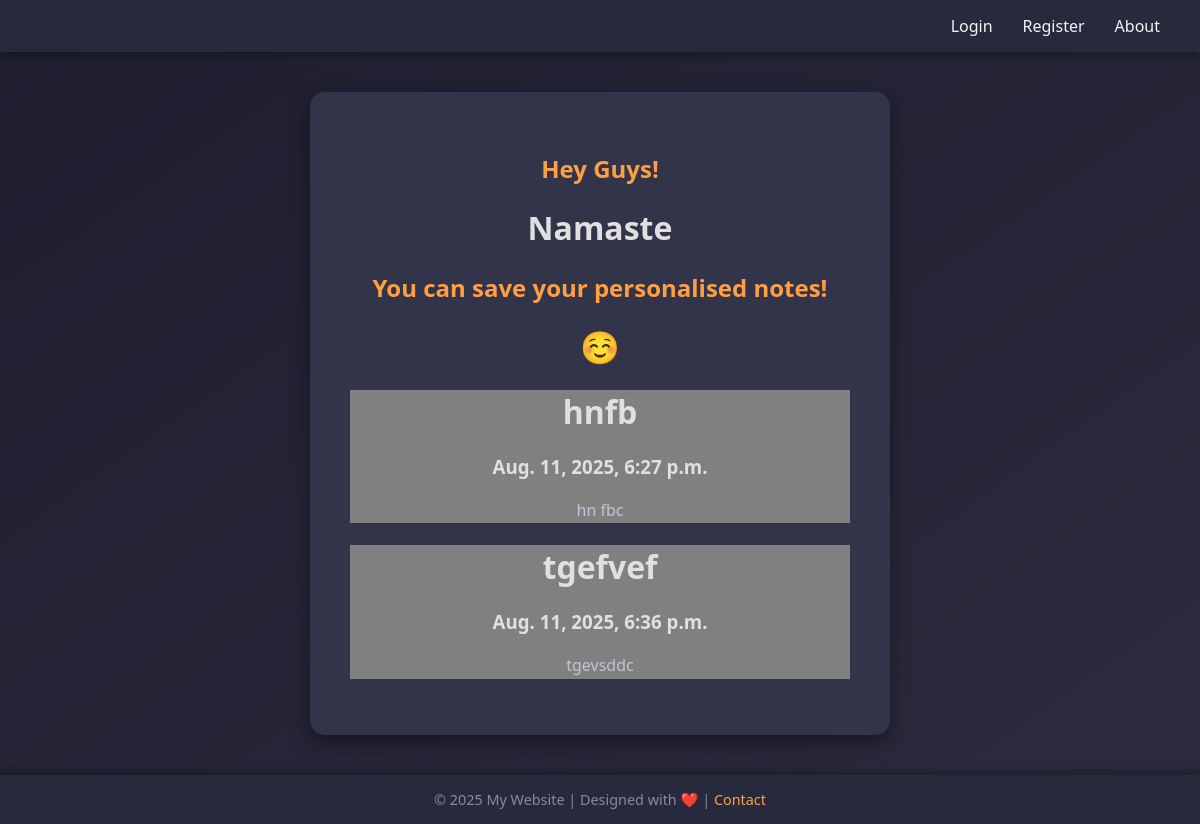
The app's page /notes/, older data.
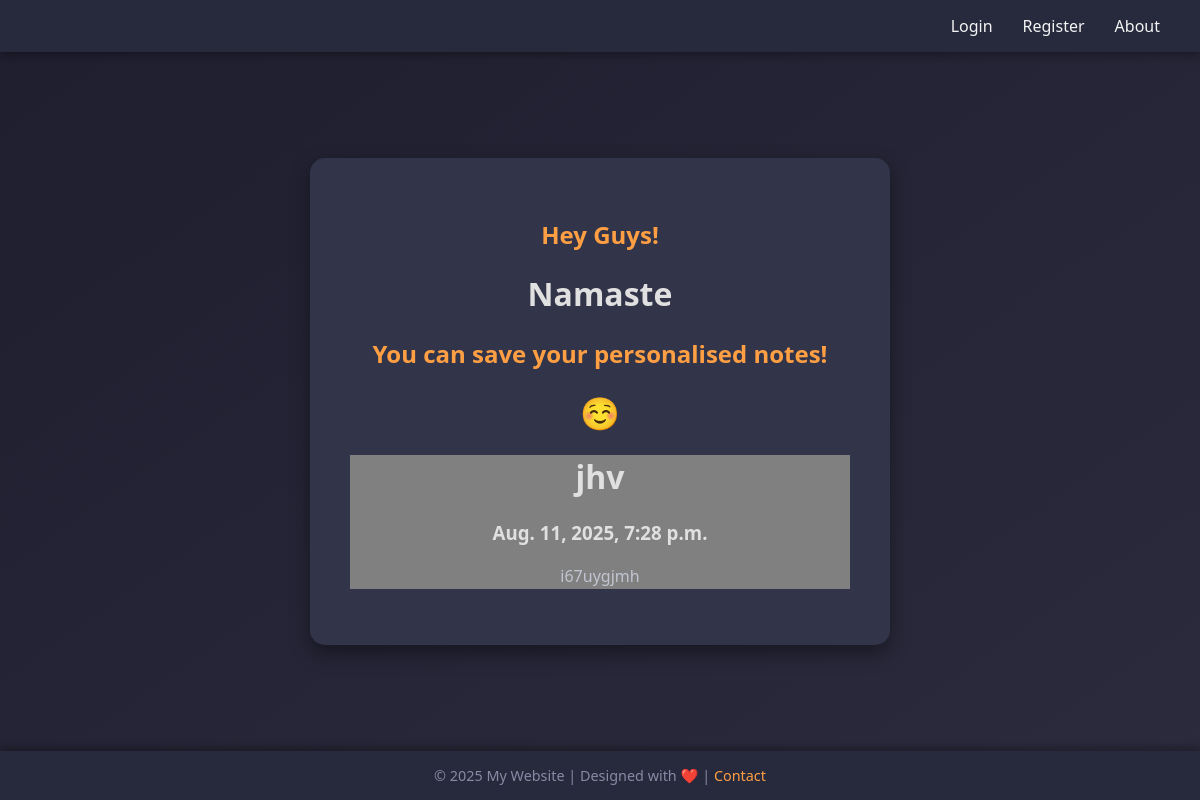
The same page, newer data.
### notes/models.py (models this page shows, shortened)
class Notes(models.Model):
    title=models.CharField(max_length=50)
    content=models.TextField()
    date=models.DateTimeField(default=timezone.now)
    user = models.ForeignKey(User, on_delete=models.CASCADE)

### notes/views.py (the view)
# urls.py: 2. Add a URL to urlpatterns:  path('', views.home, name='home')
def home(request):
    notes=Notes.objects.all()
    return render(request, 'home.html', {'notes':notes})

### templates/home.html (shortened to what this page needs)
{% extends 'base.html' %}
{% block content %}
<h2>Hey Guys!</h2>
<h1>Namaste</h1>
<h2>You can save your personalised notes!</h2>
<h1>☺️</h1>
{% for note in notes %}
<div style="background-color: grey;">
<h1>{{note.title}}</h1>
<h3>{{note.date}}</h3>
<p>{{note.content}}</p>
</div>
{% endfor %}
{% endblock %}

### templates/base.html (shortened to what this page needs)
{% load static %}
<!DOCTYPE html>
<html lang="en">
<head>
    <link rel="stylesheet" href="{% static 'style.css' %}">
</head>
<body>
    <nav>
        <a href="{% url 'notes:login' %}">Login</a>
        <a href="{% url 'notes:register' %}">Register</a>
        <a href="{% url 'notes:about' %}">About</a>
    </nav>
    <main>
        <div class="content-box">
            {% block content %} {% endblock %}
        </div>
    </main>
    <footer>
        &copy; 2025 My Website | Designed with ❤️ | <a href="#">Contact</a>
    </footer>
</body>
</html>

### static/style.css (style rules this page uses)
body { margin: 0; font-family: 'Segoe UI', Tahoma, Geneva, Verdana, sans-serif; background: linear-gradient(145deg, #1e1e2f, #2b2b3d); color: #e0e0e0; display: flex; flex-direction: column; min-height: 100vh; }
nav { background: #27293d; padding: 15px 40px; display: flex; justify-content: flex-end; align-items: center; box-shadow: 0 4px 8px rgba(0,0,0,0.3); }
nav a { color: #f3f3f3; text-decoration: none; margin-left: 30px; font-weight: 500; transition: color 0.3s ease; }
main { flex: 1; display: flex; justify-content: center; align-items: center; padding: 40px; }
.content-box { background: #32344a; padding: 40px; border-radius: 15px; max-width: 500px; width: 100%; text-align: center; box-shadow: 0 8px 20px rgba(0,0,0,0.4); }
.content-box h2 { color: #ff9f43; margin-bottom: 15px; }
.content-box p { color: #c2c5d1; line-height: 1.6; }
footer { background: #27293d; text-align: center; padding: 15px; font-size: 0.9rem; color: #888aa3; box-shadow: 0 -4px 8px rgba(0,0,0,0.3); }
footer a { color: #ff9f43; text-decoration: none; }

Row changes from the older to the newer data that the page shows:
removed Notes: title "hnfb", date "Aug. 11, 2025, 6:27 p.m.", content "hn fbc"
removed Notes: title "tgefvef", date "Aug. 11, 2025, 6:36 p.m.", content "tgevsddc"
added Notes: title "jhv", date "Aug. 11, 2025, 7:28 p.m.", content "i67uygjmh"
